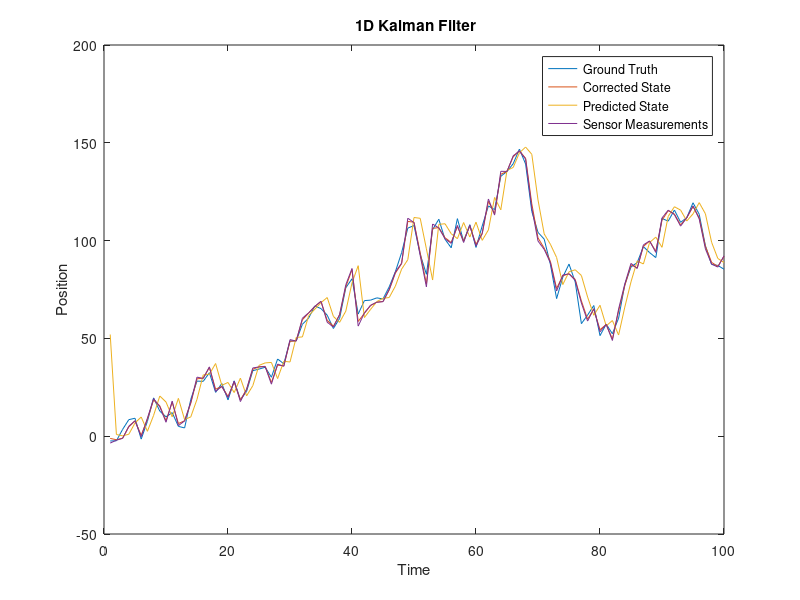

Reproduce this figure in MATLAB.
%Simulating a Kalman Filter 

%Define System
X = 0;
dt = 1;
u = 2; %speed/control = 2m/s
n = randn();
v = randn();
%Kalman Filter variables

x = 50;      %state vector
A = 1;    %state transition matrix
B = 1;    %control input matrix 
P = 100;    %std_dev*std_dev = 10*10 
Q = 100;      %process noise covariance matrix 
R = 9;       %measurement noise covariance matrix
H = 1;

% Storing calculated values in these vectors for plotting
XX = zeros(1,100);
tt = zeros(1,100);
xx_predicted = zeros(1,100);
xx = zeros(1,100);
PP = zeros(1,100);
yy = zeros(1,100);
for t=1:1:100
   %simulating the System
    n = sqrt(Q) * randn(); %random noise
    X = X + u*dt + n; % New Current State
    v = sqrt(R) * randn() ;
    y = H*X + v; % Measurements 
    
   %Prediction Step
    x_predicted = A*x + B*u;         %predicting the new state (mean)
    P = A * P * A' + Q;    %predicting the new uncertainity (covariance)
    
   %Correction Step
    e = H*x_predicted;        %expectation: predicted measurement from the o/p
    E = H*P*H';     %Covariance of ^ expectation
    z = y - e;      %innovation: diff between the expectation and real sensor measurement
    Z = R + E;      %Covariance of ^ - sum of uncertainities of expectation and real measurement
    K = P*H' * Z^-1;
    
    x = x_predicted + K*z; %final corrected state
    P = P - K * H* P;       %uncertainity in corrected state
    
   %Saving the outputs
    xx_predicted(t) = x_predicted;
    xx(t) = x;
    PP(t) = P;
    XX(t) = X;
    tt(t) = t;
    yy(t) = y;
end

plot(tt,XX,tt,xx,tt,xx_predicted,tt,yy)
title(' 1D Kalman Filter')
legend('Ground Truth','Corrected State','Predicted State','Sensor Measurements')
xlabel('Time')
ylabel('Position')

